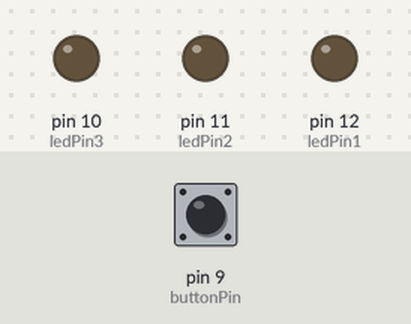
A sketch run on a simulated Arduino Uno, built with avr-gcc and run on an emulated ATmega328P. Parts: output pins drawn as LEDs (lit = HIGH). Inputs (shaded band) come from the test bench; at power-on: pin 9 (buttonPin) LOW.

Above: at 1.2 s.
1.3 s: pin 9 (buttonPin) pulled HIGH for 0.15 s
At 2.4 s:
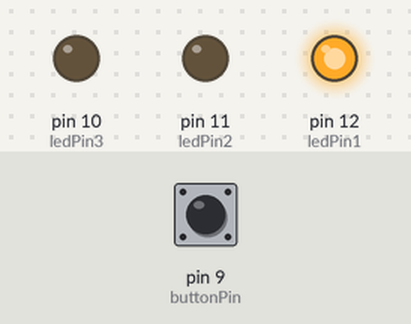
2.9 s: pin 9 (buttonPin) pulled HIGH for 1 s
At 3.6 s:
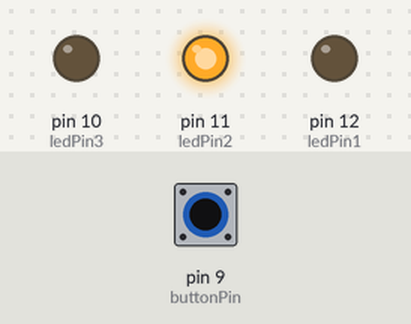
5.4 s: pin 9 (buttonPin) pulled HIGH for 0.15 s
At 6.7 s:
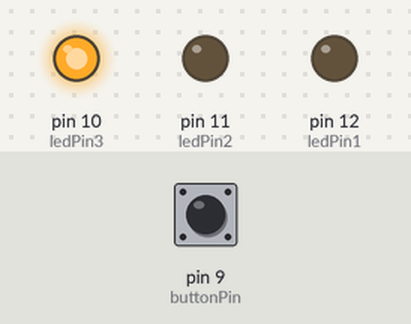
Timing chart, 0 to 8.4 s (numbered marks = the images above; inputs shaded):
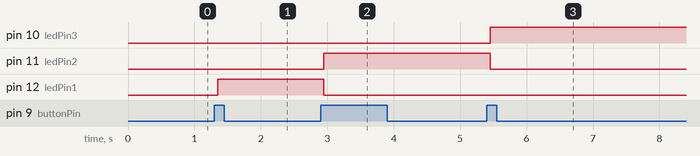

Measured:
- after the input at 1.3 s, pin 12 (ledPin1): LOW → HIGH after 0.05 s
- after the input at 2.9 s, pin 11 (ledPin2): LOW → HIGH after 0.05 s; pin 12 (ledPin1): HIGH → LOW after 0.05 s
- after the input at 5.4 s, pin 10 (ledPin3): LOW → HIGH after 0.05 s; pin 11 (ledPin2): HIGH → LOW after 0.05 s

The sketch:

push_button.ino
```cpp
/*
  Button

 Pushing a button will turn on LED1, then on the 2nd press light LED2 whilst
 turning off LED1. On the 3rd press it will light LED3 whilst turning off LED2.
 A 4th press will return the loop back to the start.
 pins 11, 12 & 13 are connected each to an LED. The pushbutton is attached to pin 2.
 A 4th LED is connected to pin 8 and will flash if a long press of the pushbutton
 is detected.


 The circuit:
 * LED1 attached from pin 12 to ground
 * LED2 attached from pin 11 to ground
 * LED3 attached from pin 10 to ground
 * pushbutton attached to pin 2 from +5V
 * 10K resistor attached to pin 2 from ground
 * LED4 attached from pin 8 to +5V rail on breadboard to the Anode, Cathode to Ground.


 created 2021
 Kiran Perveen
 */

// constants won't change. They're used here to
// set pin numbers:
const int buttonPin = 9;      // the number of the pushbutton pin
const int ledPin1 =  12;      // the number of the LED 1 pin
const int ledPin2 =  11;      // the number of the LED 2 pin
const int ledPin3 =  10;      // the number of the LED 3 pin
//const int ledPin4 =  8;       // the number of the LED 4 pin Used for a long press indication

// Variables will change:
int buttonPushCounter = 0;   // counter for the number of button presses
int buttonState = 0;         // current state of the button
int lastButtonState = 0;     // previous state of the button

void setup() {
  // initialize the LED pin as an output:
  pinMode(ledPin1, OUTPUT);
  pinMode(ledPin2, OUTPUT);
  pinMode(ledPin3, OUTPUT);
//  pinMode(ledPin4, OUTPUT);
  // initialize the pushbutton pin as an input:
  pinMode(buttonPin, INPUT);
}

void loop() {
  // read the state of the pushbutton value:
  buttonState = digitalRead(buttonPin);

  // compare the buttonState to its previous state
  if (buttonState != lastButtonState) {
    // if the state has changed, increment the counter
    if (buttonState == HIGH) {
      // if the current state is HIGH then the button
      // went from off to on:
      buttonPushCounter++;
          } else {
      // if the current state is LOW then the button
      // went from on to off:
          }
    // Add a delay to debounce
    delay(50);
  }
  // save the current state as the last state,
  //for next time through the loop
  lastButtonState = buttonState;


  // turns on the LED every one button push and
  // Lights each LED in turn one at a time turning
  // off the preceeding LED as well
  if (buttonPushCounter  == 1) {
    digitalWrite(ledPin2, LOW);
    digitalWrite(ledPin3, LOW);
    digitalWrite(ledPin1, HIGH);

  }
  if (buttonPushCounter == 2) {
    digitalWrite(ledPin3, LOW);
    digitalWrite(ledPin1, LOW);
    digitalWrite(ledPin2, HIGH);
  }
  if (buttonPushCounter == 3) {
    digitalWrite(ledPin1, LOW);
    digitalWrite(ledPin2, LOW);
    digitalWrite(ledPin3, HIGH);
  }
  if (buttonPushCounter == 4) {
    buttonState = 0;
  }

}
```
